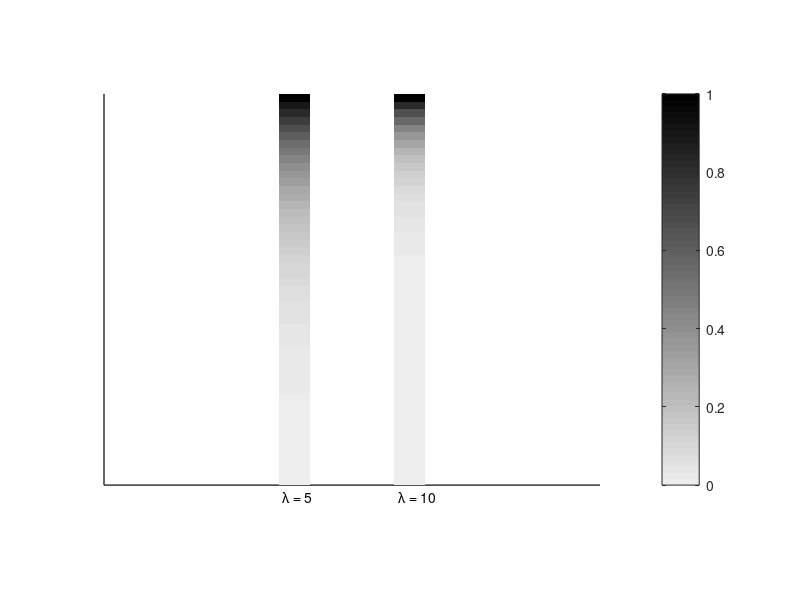

Write MATLAB code to recreate this figure.
clearvars;  % clean up workspace


% plot part
% to better demonstrate the color gradient tendency, 
% d is chosen to be 0<= d<= 1, as p(1) = 5 exp(-5) or 
% p(1) = 10 exp (-10) are both approximate to 0

% parameter settings
d_min = 0;
d_max = 1;
n = 50; 
interval = d_max / n; 
d = [d_min:interval:d_max]';

% plot initialization
figure(2);
clf;
set(gca,'LineWidth',1,'FontSize',14);

axis equal;
set(gca,'XTick',[]); % turn off horizontal axis
set(gca,'YTick',[]); % turn off vertical axis

% ? borrowed from 'eda/ch03/eda03_06.m'

colormap(flipud(gray)*0.93);
hold on;

% ? color setting, with help of https://www.mathworks.com/help/matlab/ref/colormap.html


for l=[5 10]
    p = l*exp(-l*d);
    range = max(p)-min(p);
    imagesc( [3*l,3*l+3], [n , 0], (p-min(p))/range);
    text(3*l,-2,sprintf('\\lambda = %d',l));
    hold on;
end

colorbar;

clearvars; 

% calculation part
% to calculate it precious, as 0 <= d < infinity,
% d_max is set to be 10000

% parameter settings
d_min = 0;
d_max = 10000;
n = 1000000; 
interval = d_max / n; 
d = [d_min:interval:d_max]';



for l=[5 10]
    p = @(d) l*exp(-l*d);
    
    % mean = E(x) = \int x * p(x) dx
    
    p_d = @(d) p(d).*d;
    meanval = integral( p_d,0,Inf);
    
    % variance = E(x^2) - E(x)^2
    %          = \int x^2 * p(x) dx - mean ^2
    
    p_d2 = @(d) p(d).*d.^2;
    variance = integral(p_d2,0,Inf) - meanval^2;
    
    % median M: \int_0^M p(x) dx - 1/2 = 0
    
    intp = @(d) integral (p,0,d) - 0.5;
    medianval = fzero(intp,0);
    
    % mode is the d of p(d) = p_max
    
    [val,index] =  max(p(d));
    modeval = d(index);
    
    sprintf("when $\\lambda$ = %d, mean = %.3f, median = %.3f, variance = %.3f, mode = %.3f",l,meanval,medianval, variance, modeval)
end

